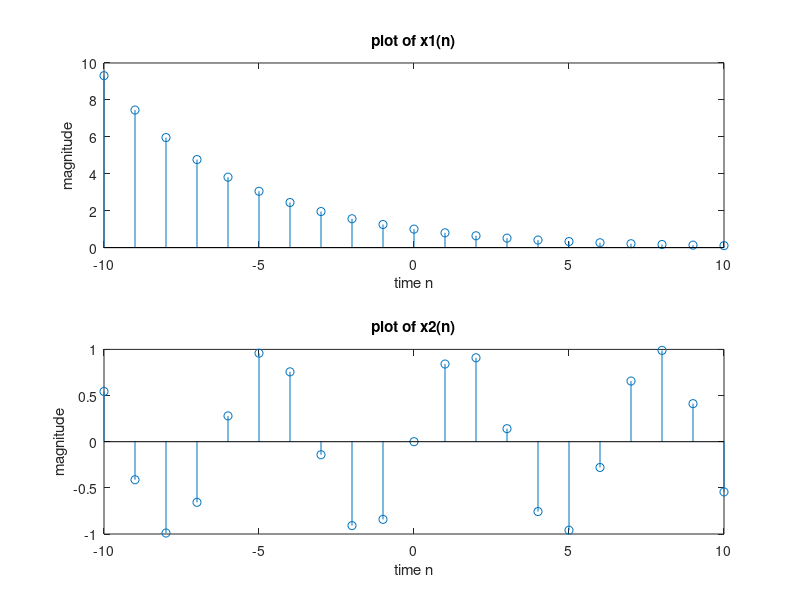

Write MATLAB code to recreate this figure.
% Function 1
n = -10:1:10;
a = 0.8;
x1 = a.^n;

% Function 2
x2 = sin(n);

% Plot
figure
subplot(2,1,1)
stem(n, x1);
title('plot of x1(n)');
xlabel('time n');
ylabel('magnitude');

subplot(2,1,2)
stem(n, x2);
title('plot of x2(n)');
xlabel('time n');
ylabel('magnitude');

